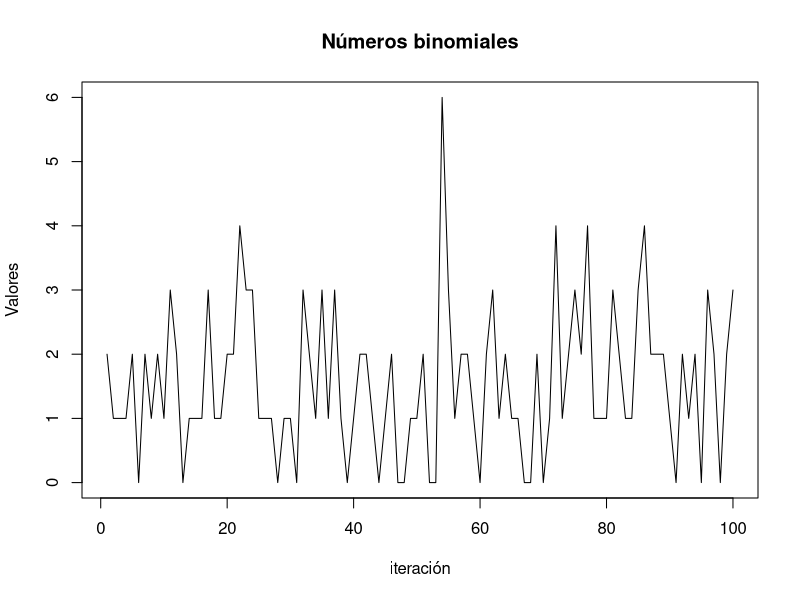
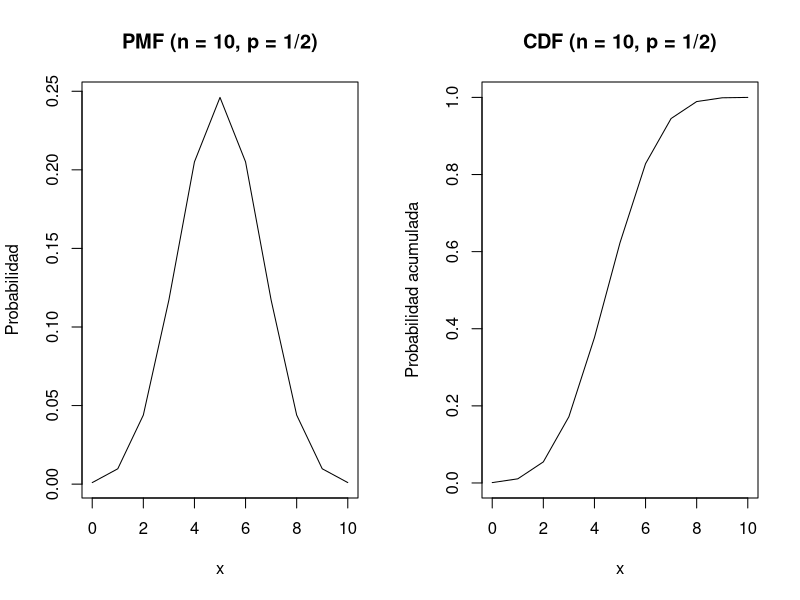
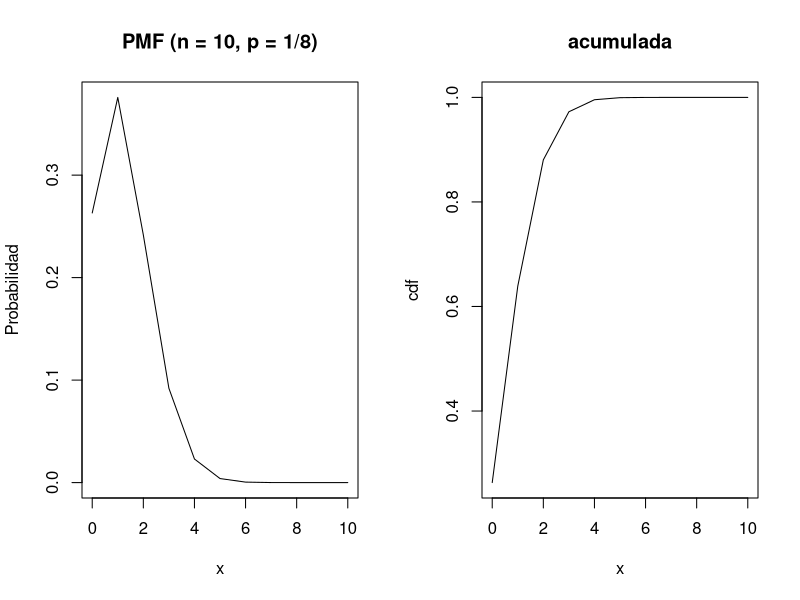
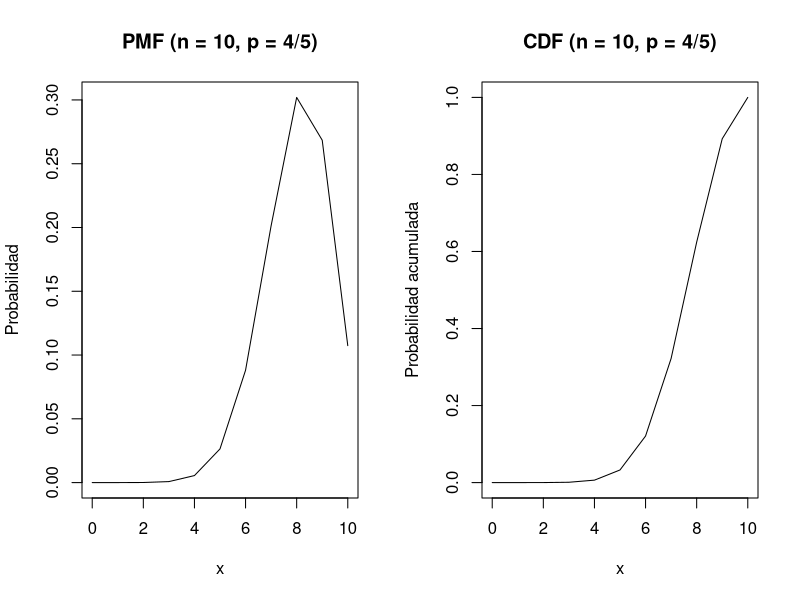
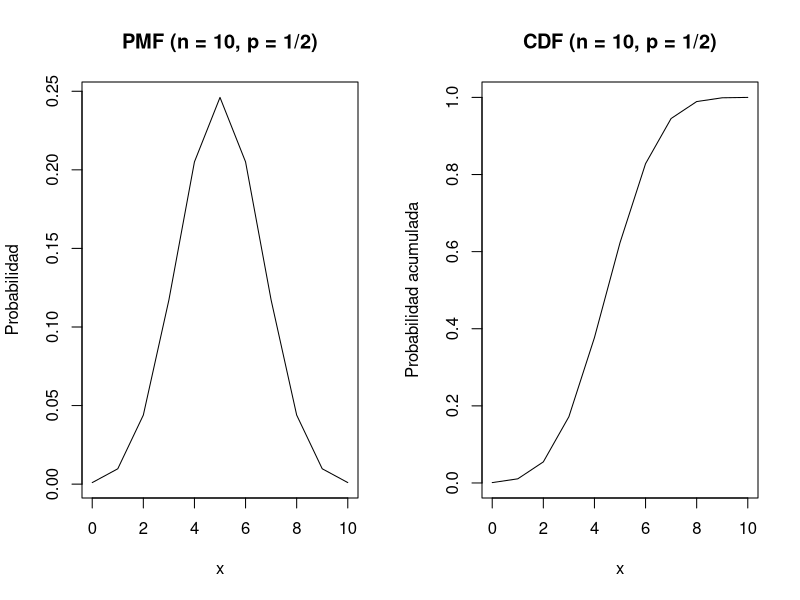
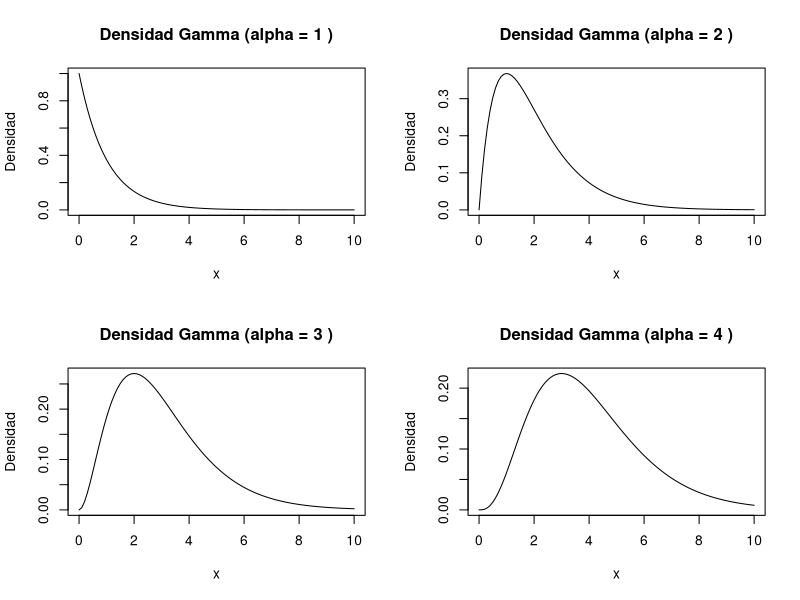
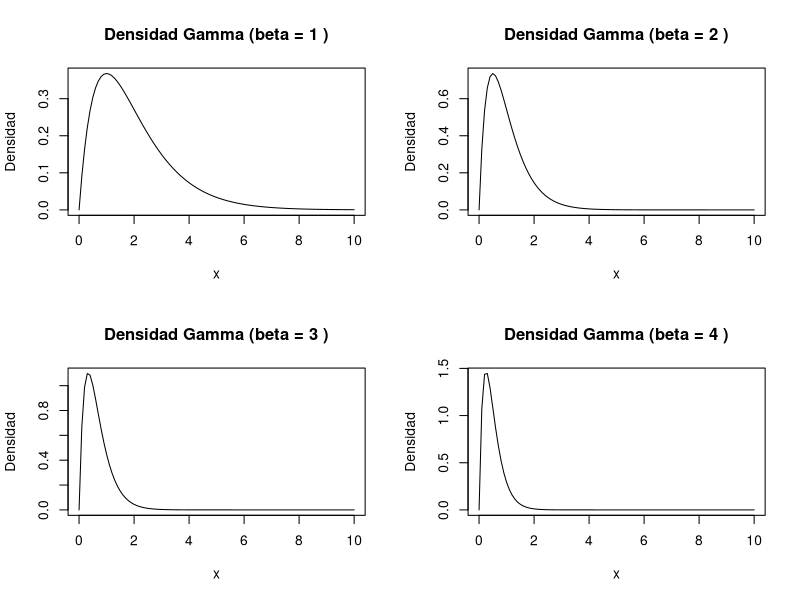
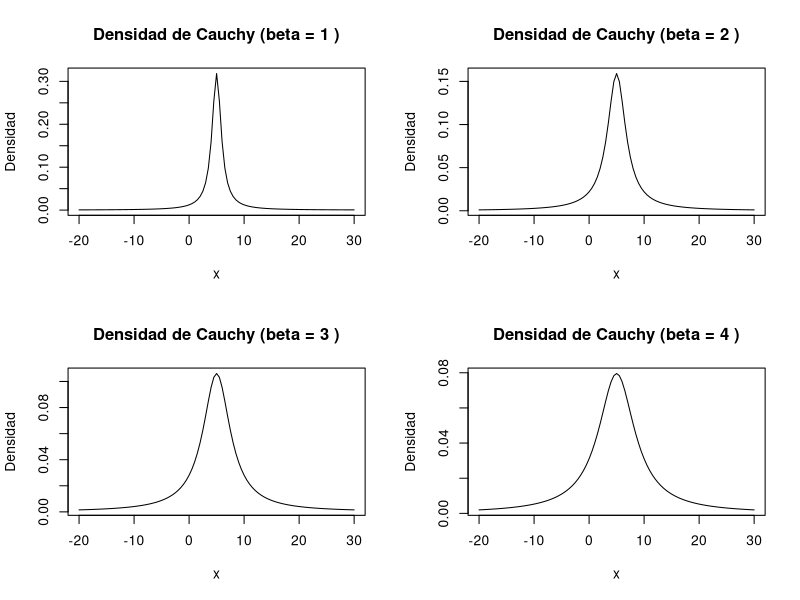

Recreate these plots in R, in order.
## ---- chunk 1
knitr::opts_chunk$set(echo = TRUE)
## ---- chunk 2
vars <-rbinom(100, size=16, prob=0.1)
plot(vars, type="l", main="Números binomiales", xlab="iteración", ylab="Valores")
## ---- chunk 3
p <- 0.4  # Probabilidad de éxito
n <- 20   # Número de ensayos
x <- 0:n # Secuencia de valores de x 
pmf <- dbinom(x, size = n, prob = p) # Calcular la PMF
cdf <- pbinom(x, size = n, prob = p) # Calcular la CD
## ---- chunk 4
sum(pmf[x<=6])
## ---- chunk 5
sum(pmf[x>=12])
## ---- chunk 6
pmf[9]
## ---- chunk 7
# Definir los valores posibles de k
k <- 0:5

# Definir las probabilidades correspondientes
prob <- choose(5, k) * (1/5)^k * (4/5)^(5 - k)

# Generar 100 números aleatorios
n <- 100
aleatorios <- sample(k, size = n, replace = TRUE, prob = prob)

# Ver los resultados
aleatorios

## ---- chunk 8
# Definir los valores posibles de k
k <- 0:20

# Definir las probabilidades correspondientes
prob <- (k^2) / 2870

# Generar 100 números aleatorios
n <- 100
aleatorios <- sample(k, size = n, replace = TRUE, prob = prob)

# Ver los resultados
aleatorios
## ---- chunk 9
# Definir los valores posibles de k
k <- 1:9

# Definir las probabilidades correspondientes
prob <- log10((k + 1) / k)

# Generar 100 números aleatorios
n <- 100
aleatorios <- sample(k, size = n, replace = TRUE, prob = prob)

# Ver los resultados
aleatorios
## ---- chunk 10
n <- 10
p <- 1/2
x <- 0:n
pmf <- dbinom(x, size = n, prob = p)
cdf <- pbinom(x, size = n, prob = p)
par(mfrow = c(1, 2))
plot(x, pmf, type = "l", main = "PMF (n = 10, p = 1/2)", xlab = "x", ylab = "Probabilidad")
plot(x, cdf, type = "l", main = "CDF (n = 10, p = 1/2)", xlab = "x", ylab = "Probabilidad acumulada")
## ---- chunk 11
n <- 10
p <- 1/8
x <- 0:n
pmf <- dbinom(x, size = n, prob = p)
cdf <- pbinom(x, size = n, prob = p)
par(mfrow = c(1, 2))
plot(x, pmf, type = "l", main = "PMF (n = 10, p = 1/8)", xlab = "x", ylab = "Probabilidad")
plot(x, cdf, type = "l", main = "acumulada")
## ---- chunk 12
n <- 10
p <- 4/5
x <- 0:n
pmf <- dbinom(x, size = n, prob = p)
cdf <- pbinom(x, size = n, prob = p)
par(mfrow = c(1, 2))
plot(x, pmf, type = "l", main = "PMF (n = 10, p = 4/5)", xlab = "x", ylab = "Probabilidad")
plot(x, cdf, type = "l", main = "CDF (n = 10, p = 4/5)", xlab = "x", ylab = "Probabilidad acumulada")
## ---- chunk 13
n <- 10
p <- 1/2
x <- 0:n
pmf <- dbinom(x, size = n, prob = p)
cdf <- pbinom(x, size = n, prob = p)
par(mfrow = c(1, 2))
plot(x, pmf, type = "l", main = "PMF (n = 10, p = 1/2)", xlab = "x", ylab = "Probabilidad")
plot(x, cdf, type = "l", main = "CDF (n = 10, p = 1/2)", xlab = "x", ylab = "Probabilidad acumulada")
## ---- chunk 14
# Definir los parámetros de la densidad Gamma
alpha_values <- c(1, 2, 3, 4)
beta <- 1

# Crear una función para la densidad Gamma
gamma_density <- function(x, alpha) {
  return((beta^alpha / gamma(alpha)) * x^(alpha - 1) * exp(-beta * x))
}

# Crear una nueva ventana gráfica
par(mfrow = c(2, 2))

# Graficar la densidad Gamma para diferentes valores de alpha
for (alpha in alpha_values) {
  curve(gamma_density(x, alpha), from = 0, to = 10, main = paste("Densidad Gamma (alpha =", alpha, ")"), xlab = "x", ylab = "Densidad")
}

## ---- chunk 15
# Definir los parámetros de la densidad Gamma
alpha <- 2
beta_values <- c(1, 2, 3, 4)

# Crear una función para la densidad Gamma
gamma_density <- function(x, beta) {
  return((beta^alpha / gamma(alpha)) * x^(alpha - 1) * exp(-beta * x))
}

# Crear una nueva ventana gráfica
par(mfrow = c(2, 2))

# Graficar la densidad Gamma para diferentes valores de beta
for (beta in beta_values) {
  curve(gamma_density(x, beta), from = 0, to = 10, main = paste("Densidad Gamma (beta =", beta, ")"), xlab = "x", ylab = "Densidad")
}
## ---- chunk 16
# Parámetros
alpha <- 5
beta_values <- c (1, 2, 3, 4)

# Función de densidad de Cauchy
cauchy_density <- function(x, alpha, beta) {
  return(beta / (pi * ((x - alpha)^2 + beta^2)))
}

# Crear una nueva ventana gráfica
par(mfrow = c(2, 2))

# Graficar la densidad de Cauchy para diferentes valores de beta
for (beta in beta_values) {
  curve(cauchy_density(x, alpha, beta), from = -20, to = 30, main = paste("Densidad de Cauchy (beta =", beta, ")"), xlab = "x", ylab = "Densidad")
}

## ---- chunk 17
a <- 0
b <- 4
c <- 2

x <- seq(a, b, length.out = 1000)
y <- ifelse(x < a, 0, ifelse(x >= a & x < c, (2 * (x - a)) / ((b - a) * (c - a)), ifelse(x == c, 2 / (b - a), ifelse(x > c & x <= b, (2 * (b - x)) / ((b - a) * (b - c)), 0))))

plot(x, y, type = "l", col = "blue", lwd = 2, xlab = "x", ylab = "f_X(x)", main = "PDF - Densidad Triangular (a=0, c=4, b=2)")
grid()

## ---- chunk 18
a <- 1
b <- 4
c <- 2

x <- seq(a, b, length.out = 1000)
y <- ifelse(x < a, 0, ifelse(x >= a & x < c, (2 * (x - a)) / ((b - a) * (c - a)), ifelse(x == c, 2 / (b - a), ifelse(x > c & x <= b, (2 * (b - x)) / ((b - a) * (b - c)), 0))))

plot(x, y, type = "l", col = "blue", lwd = 2, xlab = "x", ylab = "f_X(x)", main = "PDF - Densidad Triangular (a=1, c=2, b=4)")
grid()

## ---- chunk 19
a <- -1
b <- 1
c <- 0

x <- seq(a, b, length.out = 1000)
y <- ifelse(x < a, 0, ifelse(x >= a & x < c, (2 * (x - a)) / ((b - a) * (c - a)), ifelse(x == c, 2 / (b - a), ifelse(x > c & x <= b, (2 * (b - x)) / ((b - a) * (b - c)), 0))))

plot(x, y, type = "l", col = "blue", lwd = 2, xlab = "x", ylab = "f_X(x)", main = "PDF - Densidad Triangular (a=-1, c=0, b=1)")
grid()

## ---- chunk 20
# Definir la función de densidad de probabilidad f_X(x)
pdf <- function(x) {
  ifelse(x >= 0, exp(-x), 0)
}

# Calcular la probabilidad P(X > 1) utilizando la función de densidad de probabilidad y la función de integración
probability <- 1 - integrate(pdf, lower = 0, upper = 1)$value
probability

## ---- chunk 21
# Definir la función de densidad de probabilidad f_X(x)
pdf <- function(x) {
  ifelse(x >= 0, exp(-x), 0)
}

# Calcular la probabilidad P(2 < X <= 4) utilizando la función de densidad de probabilidad y la función de integración
probability <- integrate(pdf, lower = 2, upper = 4)$value
probability

## ---- chunk 22
# Definir la función de densidad de probabilidad f_X(x)
pdf <- function(x) {
  ifelse(x >= 0, exp(-x), 0)
}

# Calcular la probabilidad P(X <= 2) utilizando la función de densidad de probabilidad y la función de integración
probability <- integrate(pdf, lower = 0, upper = 2)$value
probability
## ---- chunk 23
# Definir la función f_X(x)
f_X <- function(x) {
  (1 / sqrt(2 * pi)) * exp(-((x - 3)^2) / 2)
}

# Crear un vector de valores de x en un rango apropiado
x <- seq(-10, 10, by = 0.1)

# Calcular f_X(3 + x) para cada valor de x
y <- f_X(3 + x)

# Graficar la función f_X(3+x)
plot(x, y, type = "l", col = "blue", xlab = "x", ylab = "f_X(3+x)",
     main = "Gráfico de f_X(3+x)")
## ---- chunk 24
# Definir la función f_X(x)
f_X <- function(x) {
  (1 / sqrt(2 * pi)) * exp(-((x - 3)^2) / 2)
}

# Crear un vector de valores de x en un rango apropiado
x <- seq(-10, 10, by = 0.1)

# Calcular f_X(3 - x) para cada valor de x
y <- f_X(3 - x)

# Graficar la función f_X(3-x)
plot(x, y, type = "l", col = "blue", xlab = "x", ylab = "f_X(3-x)",
     main = "Gráfico de f_X(3-x)")
